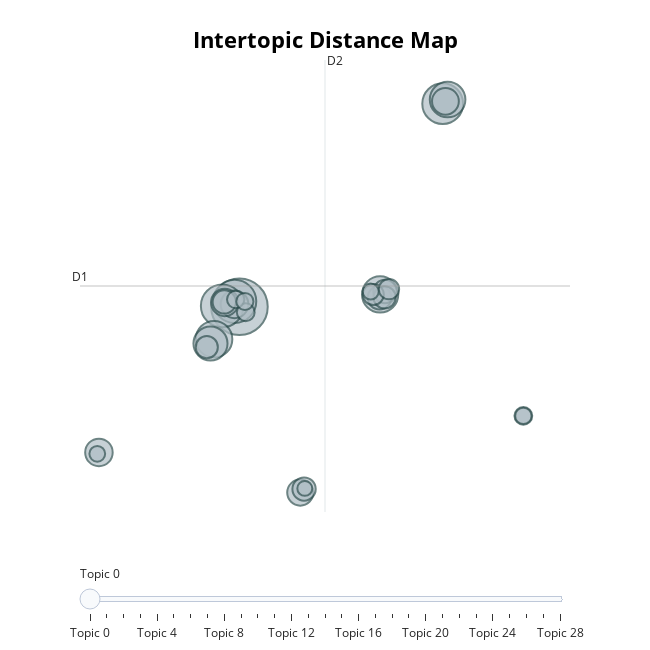

The cell this chart's notebook holds for it:
### Code cell
bert_topic_model.reduce_topics(bert_text_list, nr_topics=30)
bert_topic_model.visualize_topics()

### Figure 1 — Plotly figure (JSON) as saved in the notebook; plotly's stock layout.template omitted (floating-point values rounded to 4 significant figures)
{"data": [{"customdata": [[0, "health | ai | medical | healthcare | care", 1519], [1, "ai | data | customer | generative | generative ai", 885], [2, "rawpixel | jpeg | px 300 | px | 300", 866], [3, "gpt | chat | chat gpt | ai | open", 791], [4, "market | intelligence | artificial | artificial intelligence | growth", 634], [5, "ai | intelligence | artificial | biden | news", 624], [6, "nvidia | ai | edge | new | amd", 602], [7, "stock | nasdaq | ai | shares | company", 551], [8, "students | ai | education | gpt | learning", 364], [9, "india | ai | news | dh | delhi", 359], [10, "ai | image | video | new | images", 355], [11, "apple | best | iphone | ai | samsung", 341], [12, "republic | sports | ai | news | nfl", 324], [13, "china | ai | chinese | news | us", 263], [14, "altman | open ai | open | ai | sam", 261], [15, "share price | price | share | paid | paid program", 258], [16, "music | ai | song | new | artists", 258], [17, "ai | eu | european | world | summit", 236], [18, "ai | traded | dollar | btc | dollar trades", 232], [19, "security | ai | cybersecurity | cyber | data", 210], [20, "musk | elon | elon musk | ai | tesla", 196], [21, "energy | ai | grid | data | power", 151], [22, "ai | open | open ai | copyright | times", 150], [23, "ai | retail | store | retailers | customers", 143], [24, "vehicles | ai | vehicle | driving | automotive", 140], [25, "legal | law | ai | court | lawyers", 127], [26, "defense | ai | shield ai | shield | military", 122], [27, "uae | press | ai | global | dubai", 118], [28, "philanthropic | foundation | community | support | giving", 106]], "hovertemplate": "<b>Topic %{customdata[0]}</b><br>%{customdata[1]}<br>Size: %{customdata[2]}", "legendgroup": "", "marker": {"color": "#B0BEC5", "line": {"color": "DarkSlateGrey", "width": 2}, "size": [1519, 885, 866, 791, 634, 624, 602, 551, 364, 359, 355, 341, 324, 263, 261, 258, 258, 236, 232, 210, 196, 151, 150, 143, 140, 127, 122, 118, 106], "sizemode": "area", "sizeref": 0.9494, "symbol": "circle"}, "mode": "markers", "name": "", "orientation": "v", "showlegend": false, "type": "scatter", "x": [1.881, 1.55, 0.681, 16.08, 0.1086, 11.71, 16.42, -0.141, 1.538, -7.932, 0.8513, 16.27, 6.13, 11.67, 12.05, 6.395, 0.8232, 12.02, -0.3979, 11.23, 12.33, 2.323, 21.71, 1.62, 2.26, 21.71, 11.05, -8.047, 6.446], "xaxis": "x", "y": [4.675, 5.119, 4.742, 21.53, 1.982, 5.693, 21.87, 1.62, 4.877, -7.413, 5.026, 21.72, -10.75, 5.43, 5.94, -10.46, 5.071, 5.454, 1.321, 5.687, 6.13, 4.217, -4.383, 5.273, 5.11, -4.384, 5.935, -7.528, -10.4], "yaxis": "y"}], "layout": {"annotations": [{"showarrow": false, "text": "D1", "x": -9.254, "y": 6.395, "yshift": 10}, {"showarrow": false, "text": "D2", "x": 7.857, "xshift": 10, "y": 25.15}], "height": 650, "hoverlabel": {"bgcolor": "white", "font": {"family": "Rockwell", "size": 16}}, "legend": {"itemsizing": "constant", "tracegroupgap": 0}, "margin": {"t": 60}, "shapes": [{"line": {"color": "#CFD8DC", "width": 2}, "type": "line", "x0": 7.857, "x1": 7.857, "y0": -12.36, "y1": 25.15}, {"line": {"color": "#9E9E9E", "width": 2}, "type": "line", "x0": -9.254, "x1": 24.97, "y0": 6.395, "y1": 6.395}], "sliders": [{"active": 0, "pad": {"t": 50}, "steps": [{"args": [{"marker.color": [["red", "#B0BEC5", "#B0BEC5", "#B0BEC5", "#B0BEC5", "#B0BEC5", "#B0BEC5", "#B0BEC5", "#B0BEC5", "#B0BEC5", "#B0BEC5", "#B0BEC5", "#B0BEC5", "#B0BEC5", "#B0BEC5", "#B0BEC5", "#B0BEC5", "#B0BEC5", "#B0BEC5", "#B0BEC5", "#B0BEC5", "#B0BEC5", "#B0BEC5", "#B0BEC5", "#B0BEC5", "#B0BEC5", "#B0BEC5", "#B0BEC5", "#B0BEC5"]]}], "label": "Topic 0", "method": "update"}, {"args": [{"marker.color": [["#B0BEC5", "red", "#B0BEC5", "#B0BEC5", "#B0BEC5", "#B0BEC5", "#B0BEC5", "#B0BEC5", "#B0BEC5", "#B0BEC5", "#B0BEC5", "#B0BEC5", "#B0BEC5", "#B0BEC5", "#B0BEC5", "#B0BEC5", "#B0BEC5", "#B0BEC5", "#B0BEC5", "#B0BEC5", "#B0BEC5", "#B0BEC5", "#B0BEC5", "#B0BEC5", "#B0BEC5", "#B0BEC5", "#B0BEC5", "#B0BEC5", "#B0BEC5"]]}], "label": "Topic 1", "method": "update"}, {"args": [{"marker.color": [["#B0BEC5", "#B0BEC5", "red", "#B0BEC5", "#B0BEC5", "#B0BEC5", "#B0BEC5", "#B0BEC5", "#B0BEC5", "#B0BEC5", "#B0BEC5", "#B0BEC5", "#B0BEC5", "#B0BEC5", "#B0BEC5", "#B0BEC5", "#B0BEC5", "#B0BEC5", "#B0BEC5", "#B0BEC5", "#B0BEC5", "#B0BEC5", "#B0BEC5", "#B0BEC5", "#B0BEC5", "#B0BEC5", "#B0BEC5", "#B0BEC5", "#B0BEC5"]]}], "label": "Topic 2", "method": "update"}, {"args": [{"marker.color": [["#B0BEC5", "#B0BEC5", "#B0BEC5", "red", "#B0BEC5", "#B0BEC5", "#B0BEC5", "#B0BEC5", "#B0BEC5", "#B0BEC5", "#B0BEC5", "#B0BEC5", "#B0BEC5", "#B0BEC5", "#B0BEC5", "#B0BEC5", "#B0BEC5", "#B0BEC5", "#B0BEC5", "#B0BEC5", "#B0BEC5", "#B0BEC5", "#B0BEC5", "#B0BEC5", "#B0BEC5", "#B0BEC5", "#B0BEC5", "#B0BEC5", "#B0BEC5"]]}], "label": "Topic 3", "method": "update"}, {"args": [{"marker.color": [["#B0BEC5", "#B0BEC5", "#B0BEC5", "#B0BEC5", "red", "#B0BEC5", "#B0BEC5", "#B0BEC5", "#B0BEC5", "#B0BEC5", "#B0BEC5", "#B0BEC5", "#B0BEC5", "#B0BEC5", "#B0BEC5", "#B0BEC5", "#B0BEC5", "#B0BEC5", "#B0BEC5", "#B0BEC5", "#B0BEC5", "#B0BEC5", "#B0BEC5", "#B0BEC5", "#B0BEC5", "#B0BEC5", "#B0BEC5", "#B0BEC5", "#B0BEC5"]]}], "label": "Topic 4", "method": "update"}, {"args": [{"marker.color": [["#B0BEC5", "#B0BEC5", "#B0BEC5", "#B0BEC5", "#B0BEC5", "red", "#B0BEC5", "#B0BEC5", "#B0BEC5", "#B0BEC5", "#B0BEC5", "#B0BEC5", "#B0BEC5", "#B0BEC5", "#B0BEC5", "#B0BEC5", "#B0BEC5", "#B0BEC5", "#B0BEC5", "#B0BEC5", "#B0BEC5", "#B0BEC5", "#B0BEC5", "#B0BEC5", "#B0BEC5", "#B0BEC5", "#B0BEC5", "#B0BEC5", "#B0BEC5"]]}], "label": "Topic 5", "method": "update"}, {"args": [{"marker.color": [["#B0BEC5", "#B0BEC5", "#B0BEC5", "#B0BEC5", "#B0BEC5", "#B0BEC5", "red", "#B0BEC5", "#B0BEC5", "#B0BEC5", "#B0BEC5", "#B0BEC5", "#B0BEC5", "#B0BEC5", "#B0BEC5", "#B0BEC5", "#B0BEC5", "#B0BEC5", "#B0BEC5", "#B0BEC5", "#B0BEC5", "#B0BEC5", "#B0BEC5", "#B0BEC5", "#B0BEC5", "#B0BEC5", "#B0BEC5", "#B0BEC5", "#B0BEC5"]]}], "label": "Topic 6", "method": "update"}, {"args": [{"marker.color": [["#B0BEC5", "#B0BEC5", "#B0BEC5", "#B0BEC5", "#B0BEC5", "#B0BEC5", "#B0BEC5", "red", "#B0BEC5", "#B0BEC5", "#B0BEC5", "#B0BEC5", "#B0BEC5", "#B0BEC5", "#B0BEC5", "#B0BEC5", "#B0BEC5", "#B0BEC5", "#B0BEC5", "#B0BEC5", "#B0BEC5", "#B0BEC5", "#B0BEC5", "#B0BEC5", "#B0BEC5", "#B0BEC5", "#B0BEC5", "#B0BEC5", "#B0BEC5"]]}], "label": "Topic 7", "method": "update"}, {"args": [{"marker.color": [["#B0BEC5", "#B0BEC5", "#B0BEC5", "#B0BEC5", "#B0BEC5", "#B0BEC5", "#B0BEC5", "#B0BEC5", "red", "#B0BEC5", "#B0BEC5", "#B0BEC5", "#B0BEC5", "#B0BEC5", "#B0BEC5", "#B0BEC5", "#B0BEC5", "#B0BEC5", "#B0BEC5", "#B0BEC5", "#B0BEC5", "#B0BEC5", "#B0BEC5", "#B0BEC5", "#B0BEC5", "#B0BEC5", "#B0BEC5", "#B0BEC5", "#B0BEC5"]]}], "label": "Topic 8", "method": "update"}, {"args": [{"marker.color": [["#B0BEC5", "#B0BEC5", "#B0BEC5", "#B0BEC5", "#B0BEC5", "#B0BEC5", "#B0BEC5", "#B0BEC5", "#B0BEC5", "red", "#B0BEC5", "#B0BEC5", "#B0BEC5", "#B0BEC5", "#B0BEC5", "#B0BEC5", "#B0BEC5", "#B0BEC5", "#B0BEC5", "#B0BEC5", "#B0BEC5", "#B0BEC5", "#B0BEC5", "#B0BEC5", "#B0BEC5", "#B0BEC5", "#B0BEC5", "#B0BEC5", "#B0BEC5"]]}], "label": "Topic 9", "method": "update"}, {"args": [{"marker.color": [["#B0BEC5", "#B0BEC5", "#B0BEC5", "#B0BEC5", "#B0BEC5", "#B0BEC5", "#B0BEC5", "#B0BEC5", "#B0BEC5", "#B0BEC5", "red", "#B0BEC5", "#B0BEC5", "#B0BEC5", "#B0BEC5", "#B0BEC5", "#B0BEC5", "#B0BEC5", "#B0BEC5", "#B0BEC5", "#B0BEC5", "#B0BEC5", "#B0BEC5", "#B0BEC5", "#B0BEC5", "#B0BEC5", "#B0BEC5", "#B0BEC5", "#B0BEC5"]]}], "label": "Topic 10", "method": "update"}, {"args": [{"marker.color": [["#B0BEC5", "#B0BEC5", "#B0BEC5", "#B0BEC5", "#B0BEC5", "#B0BEC5", "#B0BEC5", "#B0BEC5", "#B0BEC5", "#B0BEC5", "#B0BEC5", "red", "#B0BEC5", "#B0BEC5", "#B0BEC5", "#B0BEC5", "#B0BEC5", "#B0BEC5", "#B0BEC5", "#B0BEC5", "#B0BEC5", "#B0BEC5", "#B0BEC5", "#B0BEC5", "#B0BEC5", "#B0BEC5", "#B0BEC5", "#B0BEC5", "#B0BEC5"]]}], "label": "Topic 11", "method": "update"}, {"args": [{"marker.color": [["#B0BEC5", "#B0BEC5", "#B0BEC5", "#B0BEC5", "#B0BEC5", "#B0BEC5", "#B0BEC5", "#B0BEC5", "#B0BEC5", "#B0BEC5", "#B0BEC5", "#B0BEC5", "red", "#B0BEC5", "#B0BEC5", "#B0BEC5", "#B0BEC5", "#B0BEC5", "#B0BEC5", "#B0BEC5", "#B0BEC5", "#B0BEC5", "#B0BEC5", "#B0BEC5", "#B0BEC5", "#B0BEC5", "#B0BEC5", "#B0BEC5", "#B0BEC5"]]}], "label": "Topic 12", "method": "update"}, {"args": [{"marker.color": [["#B0BEC5", "#B0BEC5", "#B0BEC5", "#B0BEC5", "#B0BEC5", "#B0BEC5", "#B0BEC5", "#B0BEC5", "#B0BEC5", "#B0BEC5", "#B0BEC5", "#B0BEC5", "#B0BEC5", "red", "#B0BEC5", "#B0BEC5", "#B0BEC5", "#B0BEC5", "#B0BEC5", "#B0BEC5", "#B0BEC5", "#B0BEC5", "#B0BEC5", "#B0BEC5", "#B0BEC5", "#B0BEC5", "#B0BEC5", "#B0BEC5", "#B0BEC5"]]}], "label": "Topic 13", "method": "update"}, {"args": [{"marker.color": [["#B0BEC5", "#B0BEC5", "#B0BEC5", "#B0BEC5", "#B0BEC5", "#B0BEC5", "#B0BEC5", "#B0BEC5", "#B0BEC5", "#B0BEC5", "#B0BEC5", "#B0BEC5", "#B0BEC5", "#B0BEC5", "red", "#B0BEC5", "#B0BEC5", "#B0BEC5", "#B0BEC5", "#B0BEC5", "#B0BEC5", "#B0BEC5", "#B0BEC5", "#B0BEC5", "#B0BEC5", "#B0BEC5", "#B0BEC5", "#B0BEC5", "#B0BEC5"]]}], "label": "Topic 14", "method": "update"}, {"args": [{"marker.color": [["#B0BEC5", "#B0BEC5", "#B0BEC5", "#B0BEC5", "#B0BEC5", "#B0BEC5", "#B0BEC5", "#B0BEC5", "#B0BEC5", "#B0BEC5", "#B0BEC5", "#B0BEC5", "#B0BEC5", "#B0BEC5", "#B0BEC5", "red", "#B0BEC5", "#B0BEC5", "#B0BEC5", "#B0BEC5", "#B0BEC5", "#B0BEC5", "#B0BEC5", "#B0BEC5", "#B0BEC5", "#B0BEC5", "#B0BEC5", "#B0BEC5", "#B0BEC5"]]}], "label": "Topic 15", "method": "update"}, {"args": [{"marker.color": [["#B0BEC5", "#B0BEC5", "#B0BEC5", "#B0BEC5", "#B0BEC5", "#B0BEC5", "#B0BEC5", "#B0BEC5", "#B0BEC5", "#B0BEC5", "#B0BEC5", "#B0BEC5", "#B0BEC5", "#B0BEC5", "#B0BEC5", "#B0BEC5", "red", "#B0BEC5", "#B0BEC5", "#B0BEC5", "#B0BEC5", "#B0BEC5", "#B0BEC5", "#B0BEC5", "#B0BEC5", "#B0BEC5", "#B0BEC5", "#B0BEC5", "#B0BEC5"]]}], "label": "Topic 16", "method": "update"}, {"args": [{"marker.color": [["#B0BEC5", "#B0BEC5", "#B0BEC5", "#B0BEC5", "#B0BEC5", "#B0BEC5", "#B0BEC5", "#B0BEC5", "#B0BEC5", "#B0BEC5", "#B0BEC5", "#B0BEC5", "#B0BEC5", "#B0BEC5", "#B0BEC5", "#B0BEC5", "#B0BEC5", "red", "#B0BEC5", "#B0BEC5", "#B0BEC5", "#B0BEC5", "#B0BEC5", "#B0BEC5", "#B0BEC5", "#B0BEC5", "#B0BEC5", "#B0BEC5", "#B0BEC5"]]}], "label": "Topic 17", "method": "update"}, {"args": [{"marker.color": [["#B0BEC5", "#B0BEC5", "#B0BEC5", "#B0BEC5", "#B0BEC5", "#B0BEC5", "#B0BEC5", "#B0BEC5", "#B0BEC5", "#B0BEC5", "#B0BEC5", "#B0BEC5", "#B0BEC5", "#B0BEC5", "#B0BEC5", "#B0BEC5", "#B0BEC5", "#B0BEC5", "red", "#B0BEC5", "#B0BEC5", "#B0BEC5", "#B0BEC5", "#B0BEC5", "#B0BEC5", "#B0BEC5", "#B0BEC5", "#B0BEC5", "#B0BEC5"]]}], "label": "Topic 18", "method": "update"}, {"args": [{"marker.color": [["#B0BEC5", "#B0BEC5", "#B0BEC5", "#B0BEC5", "#B0BEC5", "#B0BEC5", "#B0BEC5", "#B0BEC5", "#B0BEC5", "#B0BEC5", "#B0BEC5", "#B0BEC5", "#B0BEC5", "#B0BEC5", "#B0BEC5", "#B0BEC5", "#B0BEC5", "#B0BEC5", "#B0BEC5", "red", "#B0BEC5", "#B0BEC5", "#B0BEC5", "#B0BEC5", "#B0BEC5", "#B0BEC5", "#B0BEC5", "#B0BEC5", "#B0BEC5"]]}], "label": "Topic 19", "method": "update"}, {"args": [{"marker.color": [["#B0BEC5", "#B0BEC5", "#B0BEC5", "#B0BEC5", "#B0BEC5", "#B0BEC5", "#B0BEC5", "#B0BEC5", "#B0BEC5", "#B0BEC5", "#B0BEC5", "#B0BEC5", "#B0BEC5", "#B0BEC5", "#B0BEC5", "#B0BEC5", "#B0BEC5", "#B0BEC5", "#B0BEC5", "#B0BEC5", "red", "#B0BEC5", "#B0BEC5", "#B0BEC5", "#B0BEC5", "#B0BEC5", "#B0BEC5", "#B0BEC5", "#B0BEC5"]]}], "label": "Topic 20", "method": "update"}, {"args": [{"marker.color": [["#B0BEC5", "#B0BEC5", "#B0BEC5", "#B0BEC5", "#B0BEC5", "#B0BEC5", "#B0BEC5", "#B0BEC5", "#B0BEC5", "#B0BEC5", "#B0BEC5", "#B0BEC5", "#B0BEC5", "#B0BEC5", "#B0BEC5", "#B0BEC5", "#B0BEC5", "#B0BEC5", "#B0BEC5", "#B0BEC5", "#B0BEC5", "red", "#B0BEC5", "#B0BEC5", "#B0BEC5", "#B0BEC5", "#B0BEC5", "#B0BEC5", "#B0BEC5"]]}], "label": "Topic 21", "method": "update"}, {"args": [{"marker.color": [["#B0BEC5", "#B0BEC5", "#B0BEC5", "#B0BEC5", "#B0BEC5", "#B0BEC5", "#B0BEC5", "#B0BEC5", "#B0BEC5", "#B0BEC5", "#B0BEC5", "#B0BEC5", "#B0BEC5", "#B0BEC5", "#B0BEC5", "#B0BEC5", "#B0BEC5", "#B0BEC5", "#B0BEC5", "#B0BEC5", "#B0BEC5", "#B0BEC5", "red", "#B0BEC5", "#B0BEC5", "#B0BEC5", "#B0BEC5", "#B0BEC5", "#B0BEC5"]]}], "label": "Topic 22", "method": "update"}, {"args": [{"marker.color": [["#B0BEC5", "#B0BEC5", "#B0BEC5", "#B0BEC5", "#B0BEC5", "#B0BEC5", "#B0BEC5", "#B0BEC5", "#B0BEC5", "#B0BEC5", "#B0BEC5", "#B0BEC5", "#B0BEC5", "#B0BEC5", "#B0BEC5", "#B0BEC5", "#B0BEC5", "#B0BEC5", "#B0BEC5", "#B0BEC5", "#B0BEC5", "#B0BEC5", "#B0BEC5", "red", "#B0BEC5", "#B0BEC5", "#B0BEC5", "#B0BEC5", "#B0BEC5"]]}], "label": "Topic 23", "method": "update"}, {"args": [{"marker.color": [["#B0BEC5", "#B0BEC5", "#B0BEC5", "#B0BEC5", "#B0BEC5", "#B0BEC5", "#B0BEC5", "#B0BEC5", "#B0BEC5", "#B0BEC5", "#B0BEC5", "#B0BEC5", "#B0BEC5", "#B0BEC5", "#B0BEC5", "#B0BEC5", "#B0BEC5", "#B0BEC5", "#B0BEC5", "#B0BEC5", "#B0BEC5", "#B0BEC5", "#B0BEC5", "#B0BEC5", "red", "#B0BEC5", "#B0BEC5", "#B0BEC5", "#B0BEC5"]]}], "label": "Topic 24", "method": "update"}, {"args": [{"marker.color": [["#B0BEC5", "#B0BEC5", "#B0BEC5", "#B0BEC5", "#B0BEC5", "#B0BEC5", "#B0BEC5", "#B0BEC5", "#B0BEC5", "#B0BEC5", "#B0BEC5", "#B0BEC5", "#B0BEC5", "#B0BEC5", "#B0BEC5", "#B0BEC5", "#B0BEC5", "#B0BEC5", "#B0BEC5", "#B0BEC5", "#B0BEC5", "#B0BEC5", "#B0BEC5", "#B0BEC5", "#B0BEC5", "red", "#B0BEC5", "#B0BEC5", "#B0BEC5"]]}], "label": "Topic 25", "method": "update"}, {"args": [{"marker.color": [["#B0BEC5", "#B0BEC5", "#B0BEC5", "#B0BEC5", "#B0BEC5", "#B0BEC5", "#B0BEC5", "#B0BEC5", "#B0BEC5", "#B0BEC5", "#B0BEC5", "#B0BEC5", "#B0BEC5", "#B0BEC5", "#B0BEC5", "#B0BEC5", "#B0BEC5", "#B0BEC5", "#B0BEC5", "#B0BEC5", "#B0BEC5", "#B0BEC5", "#B0BEC5", "#B0BEC5", "#B0BEC5", "#B0BEC5", "red", "#B0BEC5", "#B0BEC5"]]}], "label": "Topic 26", "method": "update"}, {"args": [{"marker.color": [["#B0BEC5", "#B0BEC5", "#B0BEC5", "#B0BEC5", "#B0BEC5", "#B0BEC5", "#B0BEC5", "#B0BEC5", "#B0BEC5", "#B0BEC5", "#B0BEC5", "#B0BEC5", "#B0BEC5", "#B0BEC5", "#B0BEC5", "#B0BEC5", "#B0BEC5", "#B0BEC5", "#B0BEC5", "#B0BEC5", "#B0BEC5", "#B0BEC5", "#B0BEC5", "#B0BEC5", "#B0BEC5", "#B0BEC5", "#B0BEC5", "red", "#B0BEC5"]]}], "label": "Topic 27", "method": "update"}, {"args": [{"marker.color": [["#B0BEC5", "#B0BEC5", "#B0BEC5", "#B0BEC5", "#B0BEC5", "#B0BEC5", "#B0BEC5", "#B0BEC5", "#B0BEC5", "#B0BEC5", "#B0BEC5", "#B0BEC5", "#B0BEC5", "#B0BEC5", "#B0BEC5", "#B0BEC5", "#B0BEC5", "#B0BEC5", "#B0BEC5", "#B0BEC5", "#B0BEC5", "#B0BEC5", "#B0BEC5", "#B0BEC5", "#B0BEC5", "#B0BEC5", "#B0BEC5", "#B0BEC5", "red"]]}], "label": "Topic 28", "method": "update"}]}], "title": {"font": {"color": "Black", "size": 22}, "text": "<b>Intertopic Distance Map</b>", "x": 0.5, "xanchor": "center", "y": 0.95, "yanchor": "top"}, "width": 650, "xaxis": {"anchor": "y", "domain": [0, 1], "range": [-9.254, 24.97], "title": {"text": ""}, "visible": false}, "yaxis": {"anchor": "x", "domain": [0, 1], "range": [-12.36, 25.15], "title": {"text": ""}, "visible": false}}}
